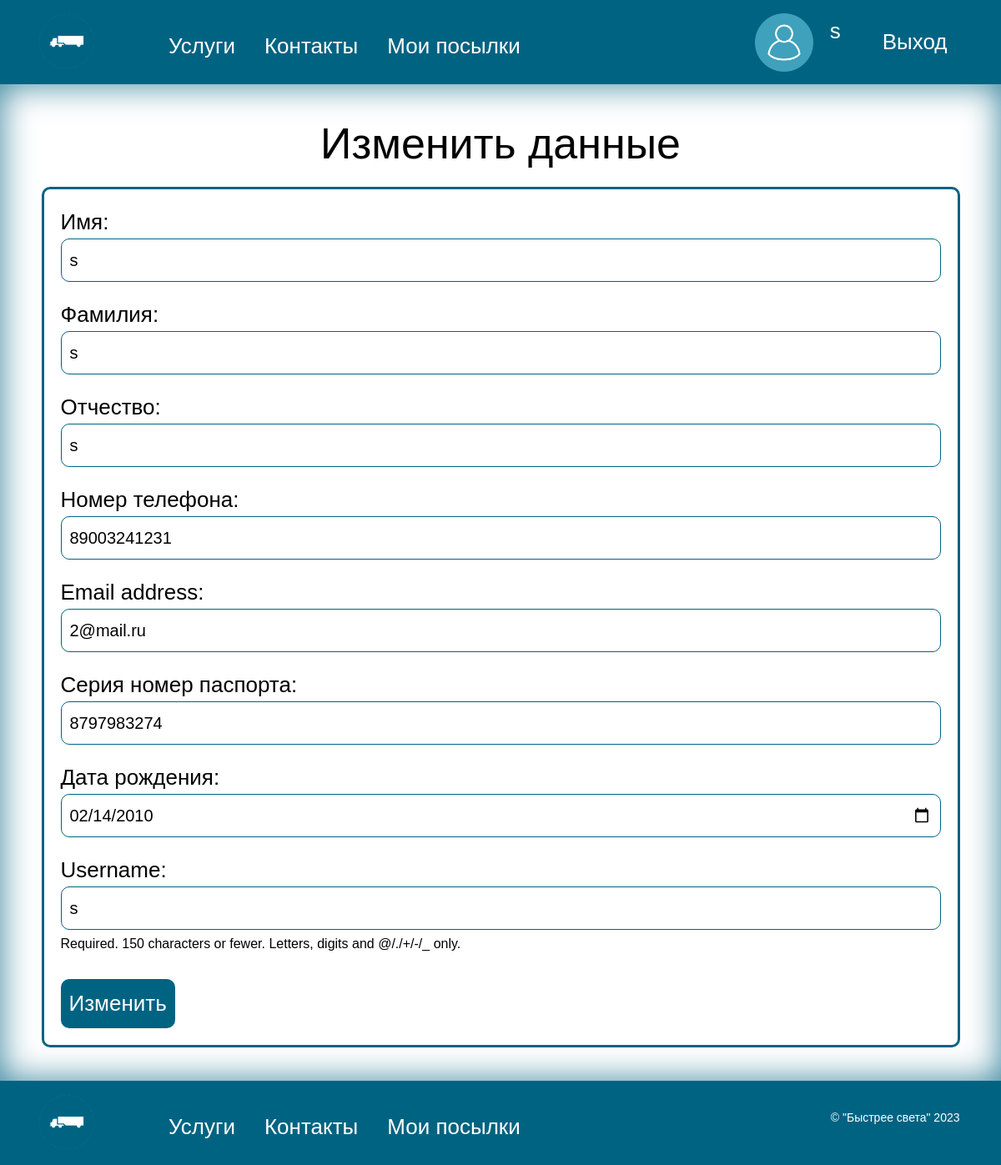
The page /account/edit/ (signed in) on the database as committed earlier.
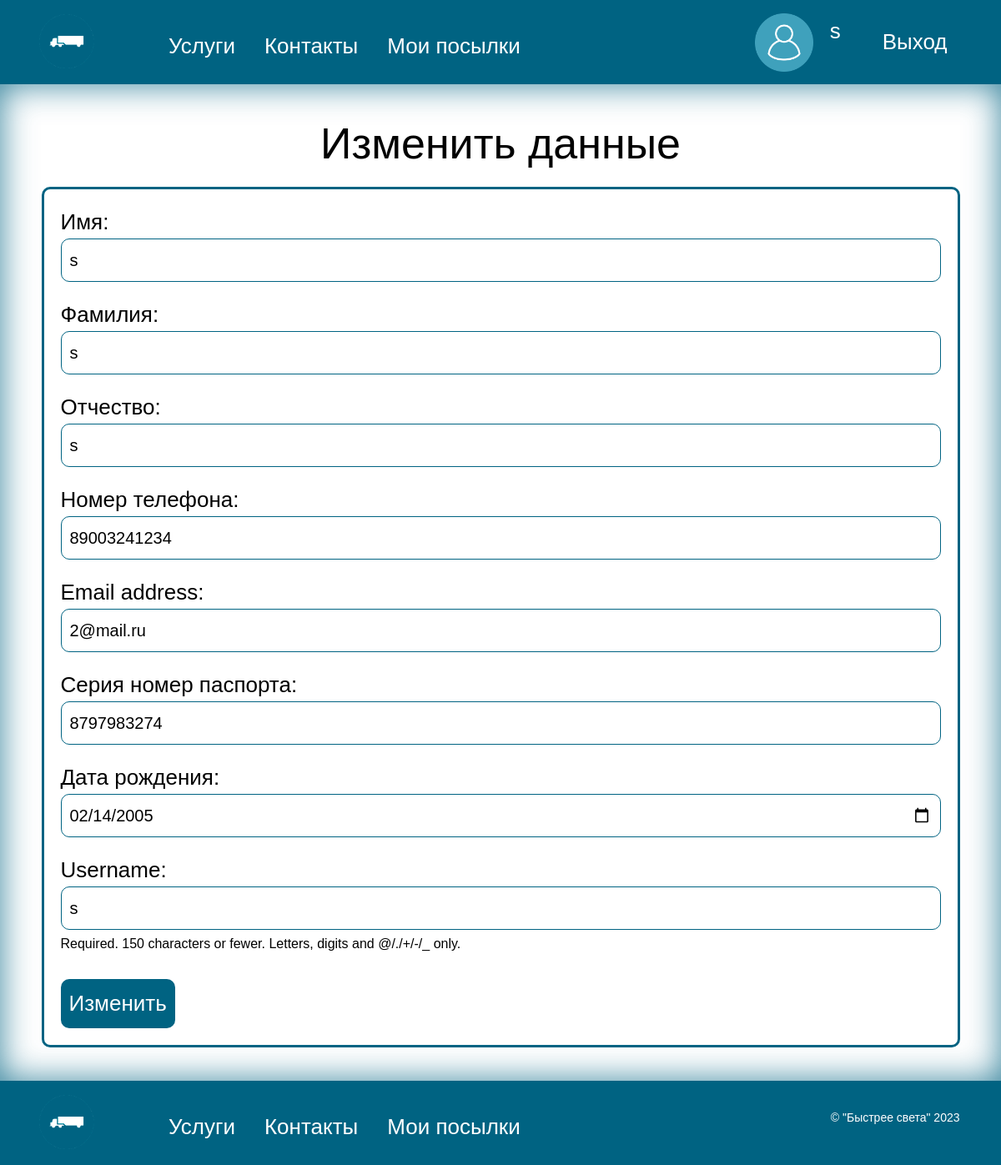
The same page on the database as committed later.
### navigate/models.py (models this page shows, shortened)
class CustomUser(AbstractUser):
    ROLE_CHOICES = [
        ('Клиент', 'Клиент'),
        ('Сотрудник', 'Сотрудник'),
        ('Водитель', 'Водитель'),
        ('Администратор', 'Администратор'),
    ]
    first_name = models.CharField(max_length=50, verbose_name='Имя', null=True)
    last_name = models.CharField(max_length=50, verbose_name='Фамилия', null=True)
    patronymic = models.CharField(max_length=50, verbose_name='Отчество', null=True)
    phone_number = models.CharField(max_length=11, verbose_name='Номер телефона', null=True)
    passport = models.CharField(max_length=10, verbose_name='Серия номер паспорта', unique=True, null=True)
    date_of_birth = models.DateField(verbose_name='Дата рождения', null=True)
    role = models.CharField(max_length=200,
                              choices=ROLE_CHOICES,
                              default='Клиент',
                              verbose_name='Роль')
    class Meta:
        verbose_name = "Пользователя"
        verbose_name_plural = "Пользователи"

### navigate/views.py (the view)
# urls.py: path('account/edit/', views.edit_profile, name='account_edit'),
def edit_profile(request):
    if request.method == 'POST':
        form = ChangeUserForm(request.POST, instance=request.user)
        if form.is_valid():
            user = form.save(commit=False)
            user.save()
            return redirect('home')
    else:
        form = ChangeUserForm(instance=request.user)
    return render(request, 'account_edit.html', {'form': form})

### navigate/forms.py
class ChangeUserForm(forms.ModelForm):
    class Meta:
        model = CustomUser
        fields = ('first_name', 'last_name', 'patronymic', 'phone_number', 'email', 'passport', 'date_of_birth',
                   'username')
        widgets = {
            'date_of_birth': forms.DateTimeInput(attrs={'type': 'date', 'required': 'required'},
                                                   format='%Y-%m-%d'),
        }

### templates/account_edit.html (shortened to what this page needs)
{% extends 'base.html' %}
{%load static %}
{% block content %}
<main>
    <div class="container">
        <h2 style="text-align: center; margin-bottom: 20px;">Изменить данные</h2>
        <form action="" method="post" class="form-user-edit">
            {{ form.as_p }}
            <input id="user-edit-button" type="submit" value="Изменить" />
        </form>
  </div>
</main>
{% endblock %}

### templates/base.html (shortened to what this page needs)
<!DOCTYPE html>
<html lang="ru">
<head>
    {%load static %}
    <link rel="stylesheet" href="{% static "css/style.css" %}">
    <link href="https://cdn.jsdelivr.net/npm/bootstrap@5.0.2/dist/css/bootstrap.min.css" rel="stylesheet">
</head>
<body >
    <header>
        <nav class="container nav header-nav">
            <a href="{%url 'home'%}">
                <img src="{% static "image/logo.png" %}" alt="лого" height="70" width="70">
            </a>
            <ul class="nav-list">
               {% if user.role == 'Клиент' or  not user.is_authenticated %}
                <li class="nav-list-item"><a href="{%url 'services'%}" style="color: #FFFFFF">Услуги</a></li>
                <li class="nav-list-item"><a href="{%url 'contact'%}" style="color: #FFFFFF">Контакты</a></li>
                    {%if user.is_authenticated %}
                        <li class="nav-list-item"><a href="{%url 'mypakeges'%}" style="color: #FFFFFF">Мои посылки</a></li>
                    {% endif %}
                {% endif %}
            </ul>
            <div class="signin">
                {% if user.is_authenticated %}
                    {% if user.role == 'Клиент' %}
                        <a href="{%url 'account'%}" style="color: #FFFFFF">
                            <div class="user-header">
                                <img src="{% static "image/user2.png" %}" alt="лого" height="70" width="70">
                                <p class="user-header-p">{{user.username}}</p>
                            </div>
                        </a>
                    {% endif %}
                    <a href="{% url 'logout' %}" style="margin-left: 20px; color: #FFFFFF">Выход</a>
                {% else %}
                    <a href="{%url 'login'%}" style="color: #FFFFFF">Войти</a>
                    <a href="{%url 'signup'%}" style="margin-left: 20px;color: #FFFFFF">Зарегистрироваться</a>
                {% endif %}
            </div>
        </nav>
    </header>
    {% block content %}
    {% endblock %}
    <footer>
        <div class="container nav header-nav">
            <a href="{%url 'home'%}">
                <img src="{% static "image/logo.png" %}" alt="лого" height="70" width="70">
            </a>
             <ul class="nav-list">
               {% if user.role == 'Клиент' or  not user.is_authenticated %}
                <li class="nav-list-item"><a href="{%url 'services'%}" style="color: #FFFFFF">Услуги</a></li>
                <li class="nav-list-item"><a href="{%url 'contact'%}" style="color: #FFFFFF">Контакты</a></li>
                    {%if user.is_authenticated %}
                        <li class="nav-list-item"><a href="{%url 'mypakeges'%}" style="color: #FFFFFF">Мои посылки</a></li>
                    {% endif %}
                {% endif %}
            </ul>
            <p class="copiright">&copy; "Быстрее света" 2023</p>
        </div>
    </footer>
</body>
</html>

Rows that differ between the two databases and show on the page:
changed CustomUser "2@mail.ru": phone_number "89003241231" → "89003241234"; date_of_birth "02/14/2010" → "02/14/2005"
